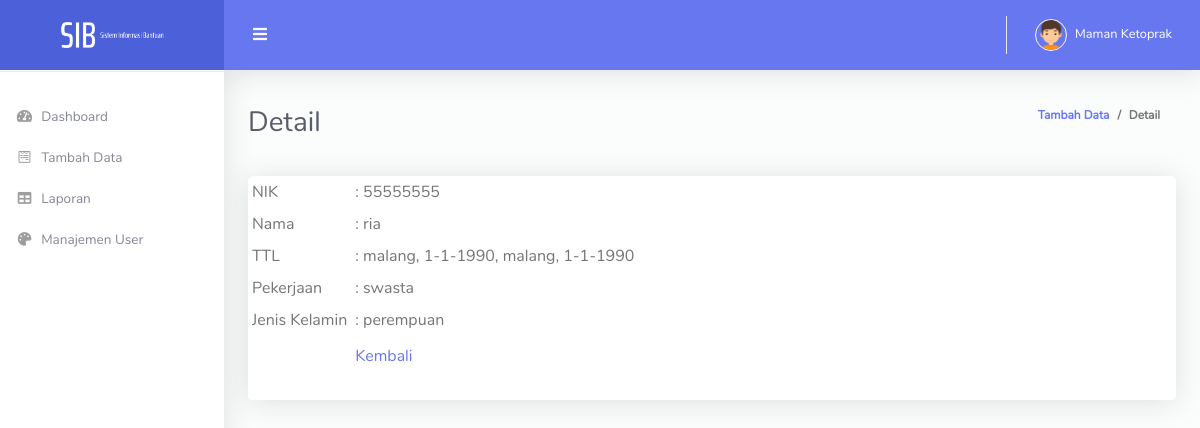
The page /tambahDataWarga/detail.php?id_warga=43 on the database its author committed.
### tables this page shows
CREATE TABLE `warga` (
  `id_warga` int(11) NOT NULL,
  `nik` varchar(50) NOT NULL,
  `nama` varchar(50) NOT NULL,
  `alamat` varchar(50) NOT NULL,
  `ttl` varchar(50) NOT NULL,
  `pekerjaan` varchar(50) NOT NULL,
  `jenisKelamin` varchar(50) NOT NULL,
  `status` varchar(50) NOT NULL
);

### tambahDataWarga/detail.php (the view, shortened to what this page needs)
<!DOCTYPE html>
<html lang="en">
<head>
  <link href="../vendor/fontawesome-free/css/all.min.css" rel="stylesheet" type="text/css">
  <link href="../vendor/bootstrap/css/bootstrap.min.css" rel="stylesheet" type="text/css">
  <link href="../css/ruang-admin.min.css" rel="stylesheet">
</head>
<body id="page-top">
  <div id="wrapper">
    <ul class="navbar-nav sidebar sidebar-light accordion" id="accordionSidebar">
      <a class="sidebar-brand d-flex align-items-center justify-content-center" href="index.html">
        <div class="sidebar-brand-icon">
          <img src="../img/logo/SSIB.png">
        </div>
      </a>
      <hr class="sidebar-divider">
      <li class="nav-item">
        <a class="nav-link" href="../index.php">
          <i class="fas fa-fw fa-tachometer-alt"></i>
          <span>Dashboard</span>
        </a>
      </li>
      <li class="nav-item">
        <a class="nav-link collapsed" href="tambahData.php">
          <i class="fab fa-fw fa-wpforms"></i>
          <span>Tambah Data</span>
        </a>
      </li>
      <li class="nav-item">
        <a class="nav-link collapsed" href="../laporan.php">
          <i class="fas fa-fw fa-table"></i>
          <span>Laporan</span>
        </a>
      </li>
      <li class="nav-item">
        <a class="nav-link" href="../manageUser.php">
          <i class="fas fa-fw fa-palette"></i>
          <span>Manajemen User</span>
        </a>
      </li>
    </ul>
    <div id="content-wrapper" class="d-flex flex-column">
      <div id="content">
        <nav class="navbar navbar-expand navbar-light bg-navbar topbar mb-4 static-top">
          <button id="sidebarToggleTop" class="btn btn-link rounded-circle mr-3">
            <i class="fa fa-bars"></i>
          </button>
          <ul class="navbar-nav ml-auto">
            <li class="nav-item dropdown no-arrow">
              <a class="nav-link dropdown-toggle" href="#" id="userDropdown" role="button" data-toggle="dropdown"
                aria-haspopup="true" aria-expanded="false">
                <img class="img-profile rounded-circle" src="../img/boy.png" style="max-width: 60px">
                <span class="ml-2 d-none d-lg-inline text-white small">Maman Ketoprak</span>
              </a>
            </li>
          </ul>
        </nav>
        <div class="container-fluid" id="container-wrapper">
          <div class="d-sm-flex align-items-center justify-content-between mb-4">
            <h1 class="h3 mb-0 text-gray-800">Detail</h1>
            <ol class="breadcrumb">
              <li class="breadcrumb-item"><a href="../index.php">Tambah Data</a></li>
              <li class="breadcrumb-item">Detail</li>
            </ol>
          </div>
          <div class="row">
            <div class="col-lg-12">
              <div class="card">
                <div class="table-responsive">
                <?php
                    if(isset($_GET['id_warga'])){
                        $id_warga    =$_GET['id_warga'];
                    }
                    else {
                        die ("Error. No ID Selected!");
                    }
                    include "../crudManageUser/config.php";
                    $query    =mysqli_query($koneksi, "SELECT * FROM warga WHERE id_warga='$id_warga'");
                    $data    =mysqli_fetch_array($query);
                ?>
                  <table border="0" cellpadding="4">
                      <tr>
                          <td size="90">NIK</td>
                          <td>: <?php echo $data['nik']?></td>
                      </tr>
                      <tr>
                          <td>Nama</td>
                          <td>: <?php echo $data['nama']?></td>
                      </tr>
                      <tr>
                          <td>TTL</td>
                          <td>: <?php echo $data['ttl']?>, <?php echo $data['ttl']?></td>
                      </tr>
                      <tr>
                          <td>Pekerjaan</td>
                          <td>: <?php echo $data['pekerjaan']?></td>
                      </tr>
                      <tr>
                          <td>Jenis Kelamin</td>
                          <td>: <?php echo $data['jenisKelamin']?></td>
                      </tr>
                      <tr height="40">
                          <td></td>
                          <td>   <a href="../tambahDataWarga/tambahData.php">Kembali</a></td>
                      </tr>
                  </table>
                </div>
                <div class="card-footer"></div>
              </div>
            </div>
          </div>
        </div>
      </div>
    </div>
  </div>
</body>
</html>

### rows shown on the page
warga: nik "55555555", nama "ria", ttl "malang, 1-1-1990", pekerjaan "swasta", jenisKelamin "perempuan"
